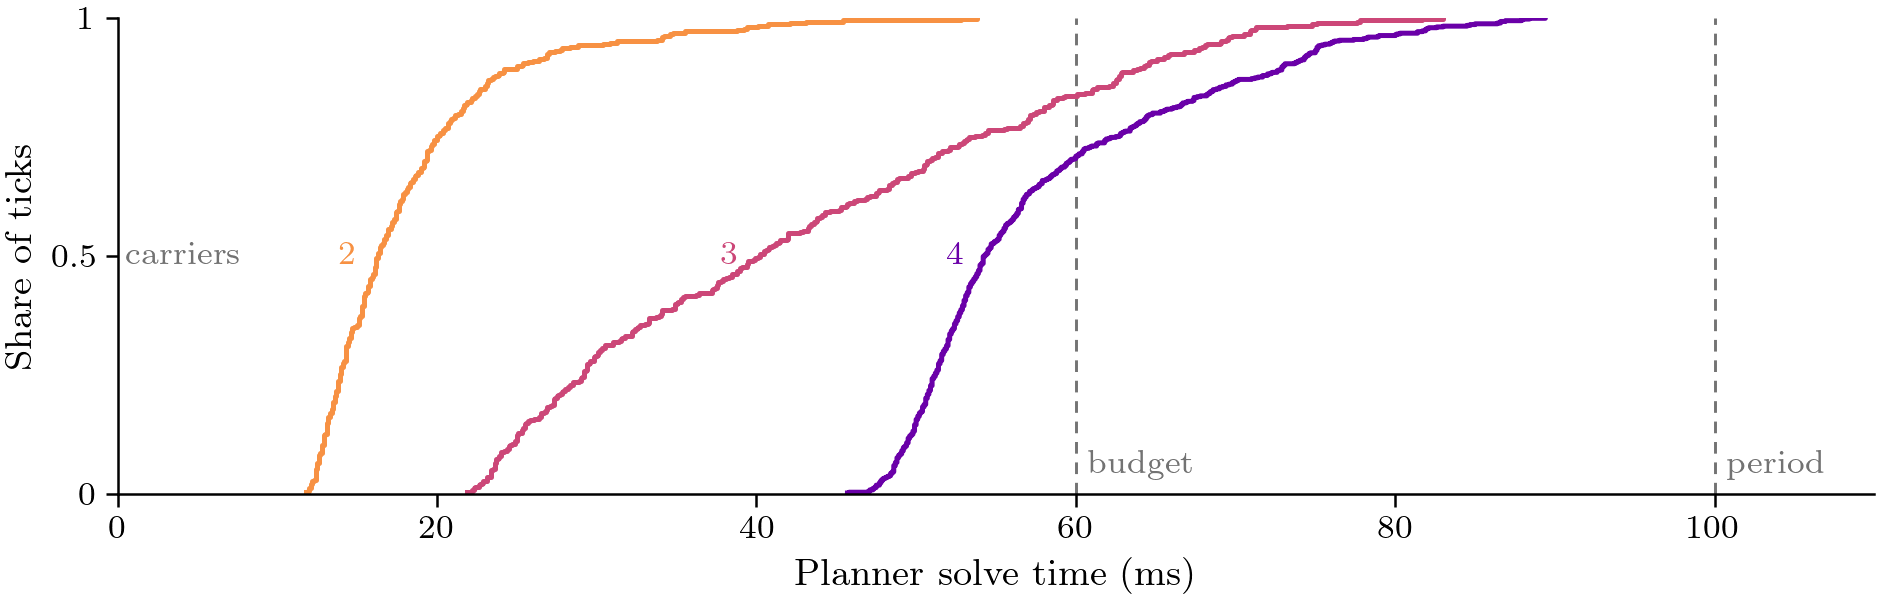

Write the Python code that produced this figure.
#!/usr/bin/env python3
"""The planner's solve time per tick on the rig laptop, on the figure-8 with 2, 3 and 4 carriers.

Message: every solve finished inside the planner's 100 ms period (longest 54, 83 and 89 ms); the median was 16, 40 and
54 ms, and the 60 ms solve budget was passed by none, 16 % and 29 % of the ticks with 2, 3 and 4 carriers.
Hero: the share of ticks solved within a time (empirical CDF), one line per fleet size in its colour
(best_style.FLEET), the 60 ms budget and the 100 ms period grey dashed. Left out: the tick spacing (the planner's ticks came
p95 123-152 ms apart, at most 144-178 ms: in the index), the twin (its wall-clock solve times are the lab PC's).
Not one variable: 2 and 3 carriers flew the 22 Oct detach mode, 4 the 7 Oct carry planner; the controlled scaling is the
S bench (first review set, fig_s_solve_time).
Data: the planner log's solve_ms over the scored path (n2_bands' window).
"""
import os
import sys

import numpy as np

sys.path.insert(0, os.path.dirname(os.path.abspath(__file__)))
import best_style as S  # noqa: E402
import best_data as B  # noqa: E402



def main():
    S.setup()
    fig = S.figure('full', 2.0)
    ax = fig.subplots()
    for n in (2, 3, 4):
        f = B.Flight(B.RIG_BEST[('figure-8', n)])
        w0, w1 = B.path_parts(f)['window']
        p = f.planner()
        m = (p.t >= w0) & (p.t <= w1) & p.solve_ms.notna()
        x = np.sort(p.solve_ms[m].to_numpy(float))
        y = np.arange(1, x.size + 1) / x.size
        ax.step(x, y, where='post', color=S.FLEET_COLOUR[n], lw=S.LW_HERO)
        k = int(np.searchsorted(y, 0.5))
        ax.annotate(f'{n}', xy=(x[k], 0.5), xytext=(-5, 0), textcoords='offset points', ha='right', va='center',
                    fontsize=8, color=S.FLEET_COLOUR[n])
        tick = np.diff(p.t[(p.t >= w0) & (p.t <= w1)].to_numpy())
        print(n, key := B.RIG_BEST[('figure-8', n)], f'{x.size} ticks; solve p50 {np.median(x):.1f} p95 '
              f'{np.percentile(x, 95):.1f} max {x.max():.1f} ms; over 60 ms {100 * np.mean(x > 60):.0f} %; '
              f'tick spacing p50 {1000 * np.median(tick):.0f} p95 {1000 * np.percentile(tick, 95):.0f} '
              f'max {1000 * tick.max():.0f} ms')
    for v, text in ((60, 'budget'), (100, 'period')):
        ax.axvline(v, **S.REF)
        ax.annotate(text, xy=(v, 0.03), xytext=(3, 0), textcoords='offset points', ha='left', va='bottom', fontsize=8,
                    color=S.GREY)
    ax.annotate('carriers', xy=(0.0, 0.5), xycoords=('axes fraction', 'data'), xytext=(2, 0),
                textcoords='offset points', ha='left', va='center', fontsize=8, color=S.GREY)
    ax.set_xlim(0, 110)
    ax.set_xticks([0, 20, 40, 60, 80, 100])
    ax.set_ylim(0, 1.0)
    ax.set_yticks([0, 0.5, 1.0])
    ax.set_xlabel('Planner solve time (ms)')
    ax.set_ylabel('Share of ticks')
    S.g_ticks(ax)
    S.save(fig, 'fig_solve')


if __name__ == '__main__':
    main()
